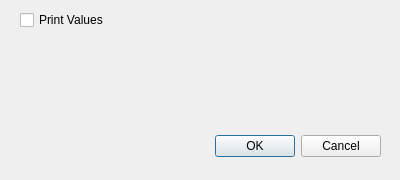
<?xml version="1.0" encoding="UTF-8"?>
<ui version="4.0">
 <class>DebugSettingsDialog</class>
 <widget class="QDialog" name="DebugSettingsDialog">
  <property name="geometry">
   <rect>
    <x>0</x>
    <y>0</y>
    <width>400</width>
    <height>180</height>
   </rect>
  </property>
  <property name="windowTitle">
   <string>Dialog</string>
  </property>
  <widget class="QDialogButtonBox" name="buttonBox">
   <property name="geometry">
    <rect>
     <x>40</x>
     <y>130</y>
     <width>341</width>
     <height>32</height>
    </rect>
   </property>
   <property name="orientation">
    <enum>Qt::Horizontal</enum>
   </property>
   <property name="standardButtons">
    <set>QDialogButtonBox::Cancel|QDialogButtonBox::Ok</set>
   </property>
  </widget>
  <widget class="QCheckBox" name="printValuesCheckBox">
   <property name="geometry">
    <rect>
     <x>20</x>
     <y>10</y>
     <width>131</width>
     <height>20</height>
    </rect>
   </property>
   <property name="text">
    <string>Print Values</string>
   </property>
  </widget>
 </widget>
 <resources/>
 <connections>
  <connection>
   <sender>buttonBox</sender>
   <signal>accepted()</signal>
   <receiver>DebugSettingsDialog</receiver>
   <slot>accept()</slot>
   <hints>
    <hint type="sourcelabel">
     <x>248</x>
     <y>254</y>
    </hint>
    <hint type="destinationlabel">
     <x>157</x>
     <y>274</y>
    </hint>
   </hints>
  </connection>
  <connection>
   <sender>buttonBox</sender>
   <signal>rejected()</signal>
   <receiver>DebugSettingsDialog</receiver>
   <slot>reject()</slot>
   <hints>
    <hint type="sourcelabel">
     <x>316</x>
     <y>260</y>
    </hint>
    <hint type="destinationlabel">
     <x>286</x>
     <y>274</y>
    </hint>
   </hints>
  </connection>
 </connections>
</ui>
